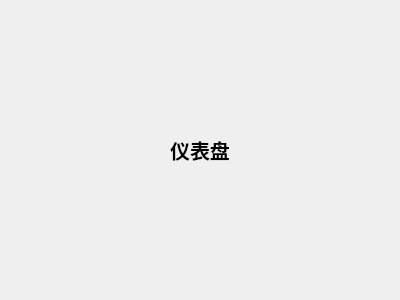
<?xml version="1.0" encoding="UTF-8"?>
<ui version="4.0">
 <class>PanelWidget</class>
 <widget class="QWidget" name="PanelWidget">
  <property name="geometry">
   <rect>
    <x>0</x>
    <y>0</y>
    <width>400</width>
    <height>300</height>
   </rect>
  </property>
  <property name="windowTitle">
   <string>Form</string>
  </property>
  <layout class="QHBoxLayout" name="horizontalLayout">
   <item>
    <widget class="QLabel" name="label">
     <property name="sizePolicy">
      <sizepolicy hsizetype="Fixed" vsizetype="Fixed">
       <horstretch>0</horstretch>
       <verstretch>0</verstretch>
      </sizepolicy>
     </property>
     <property name="font">
      <font>
       <pointsize>15</pointsize>
       <bold>true</bold>
      </font>
     </property>
     <property name="text">
      <string>仪表盘</string>
     </property>
     <property name="alignment">
      <set>Qt::AlignCenter</set>
     </property>
    </widget>
   </item>
  </layout>
 </widget>
 <resources/>
 <connections/>
</ui>
